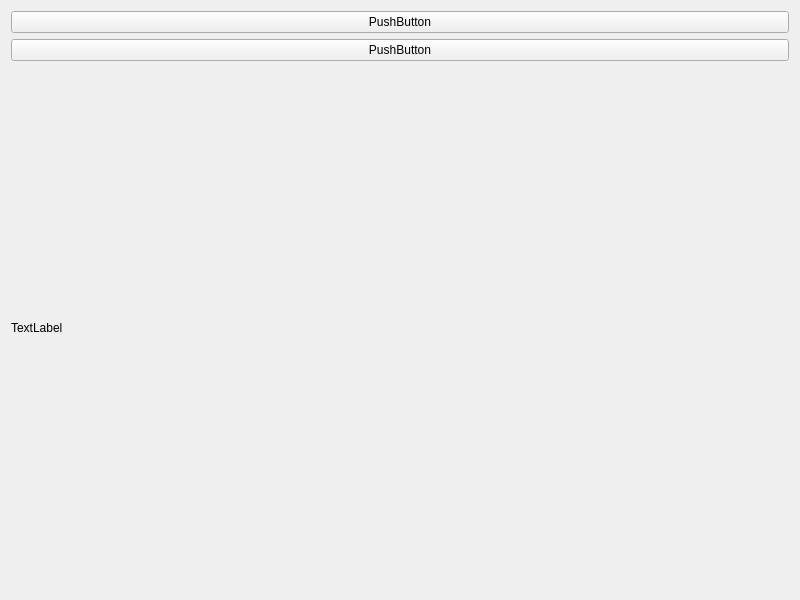
<?xml version="1.0" encoding="UTF-8"?>
<ui version="4.0">
 <class>Widget</class>
 <widget class="QWidget" name="Widget">
  <property name="geometry">
   <rect>
    <x>0</x>
    <y>0</y>
    <width>800</width>
    <height>600</height>
   </rect>
  </property>
  <property name="windowTitle">
   <string>Widget</string>
  </property>
  <layout class="QVBoxLayout" name="verticalLayout">
   <item>
    <widget class="QPushButton" name="connectButton">
     <property name="text">
      <string>PushButton</string>
     </property>
    </widget>
   </item>
   <item>
    <widget class="QPushButton" name="switchButton">
     <property name="text">
      <string>PushButton</string>
     </property>
    </widget>
   </item>
   <item>
    <widget class="QLabel" name="statusLabel">
     <property name="text">
      <string>TextLabel</string>
     </property>
    </widget>
   </item>
  </layout>
 </widget>
 <resources/>
 <connections/>
</ui>
